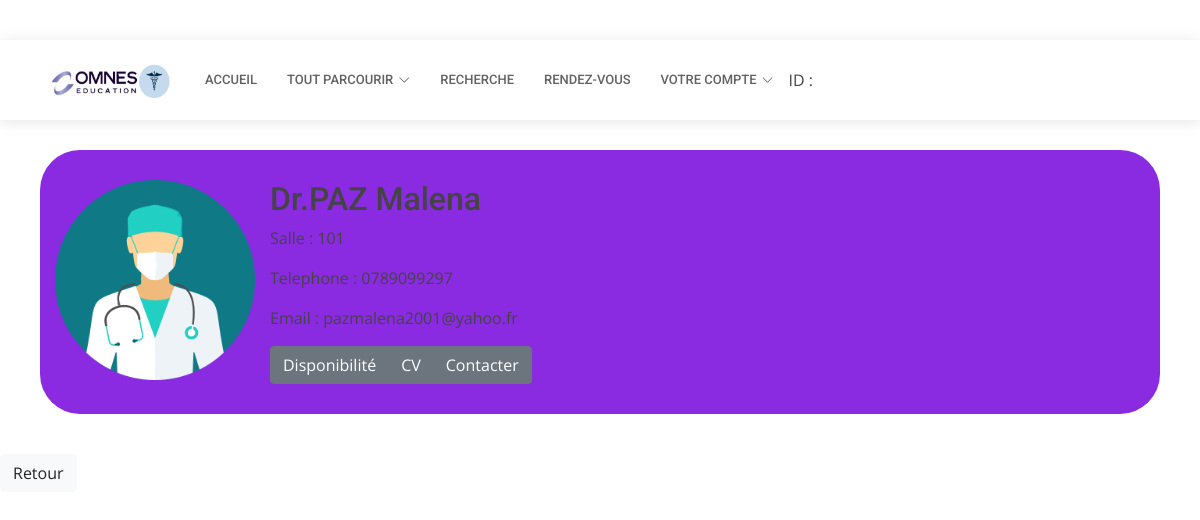
The app's page /MedecinGeneraliste.php, older data.
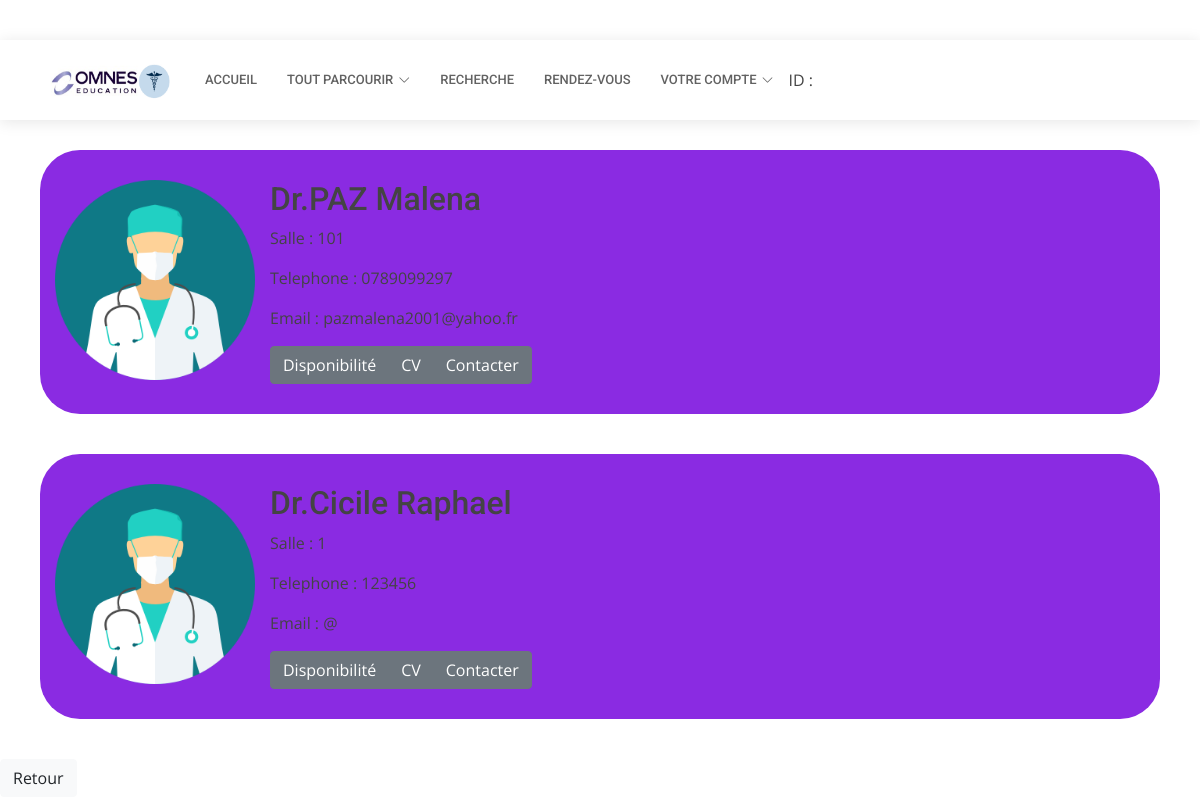
The same page, newer data.
### tables this page shows
CREATE TABLE IF NOT EXISTS `medecin` (
  `ID` int(20) NOT NULL AUTO_INCREMENT,
  `Nom` varchar(30) NOT NULL,
  `Prenom` varchar(30) NOT NULL,
  `Login` varchar(30) NOT NULL,
  `Mdp` varchar(30) NOT NULL,
  `Specialiste` tinyint(1) NOT NULL,
  `Email` varchar(50) NOT NULL,
  `Tel` varchar(30) NOT NULL,
  `Specialite` varchar(50) NOT NULL,
  `Photo` varchar(200) NOT NULL,
  `Salle` varchar(10) NOT NULL,
  PRIMARY KEY (`ID`)
);

### MedecinGeneraliste.php (the view, shortened to what this page needs)
<!doctype html>
<html lang="en">
<head>
  <link rel="stylesheet" href=https://stackpath.bootstrapcdn.com/bootstrap/4.3.1/css/bootstrap.min.css>
  <link href="MedGene.css" rel="stylesheet" type="text/css" />
  <link href="assets/vendor/fontawesome-free/css/all.min.css" rel="stylesheet">
  <link href="assets/vendor/animate.css/animate.min.css" rel="stylesheet">
  <link href="assets/vendor/aos/aos.css" rel="stylesheet">
  <link href="assets/vendor/bootstrap-icons/bootstrap-icons.css" rel="stylesheet">
  <link href="assets/vendor/boxicons/css/boxicons.min.css" rel="stylesheet">
  <link href="assets/vendor/glightbox/css/glightbox.min.css" rel="stylesheet">
  <link href="assets/vendor/swiper/swiper-bundle.min.css" rel="stylesheet">
  <link href="assets/css/style.css" rel="stylesheet">
</head>
<body>
  <header id="header" class="fixed-top">
    <div class="container d-flex align-items-center">
      <a href="index.html" class="logo me-auto"><img src="Omnes sante.png" alt="Omnes sante logo" height="280" width="130"></a>
      <nav id="navbar" class="navbar order-last order-lg-0">
        <ul>
          <li><a class="nav-link scrollto " href="accueilPat.php">Accueil</a></li>
          <li class="dropdown"><a href="#"><span>Tout parcourir</span> <i class="bi bi-chevron-down"></i></a>
          </li>
          <li><a class="nav-link scrollto" href="#services">Recherche</a></li>
          <li><a class="nav-link scrollto" href="AfficherRDV.php">Rendez-vous</a></li>
          <li class="dropdown"><a href="chat.php"><span>Votre compte</span><i class="bi bi-chevron-down"></i></a>
            </li>
            <div class="col-sm">
                <?php echo "ID : " . $idpat ?>
                        </div>
        </ul>
      </nav>
    </div>
  </header>
  <div id="SectionEnseignants">
    <?php
    $Connexion = mysqli_connect('localhost', 'root', '', 'omnes sante');
    $sql = "SELECT * FROM medecin WHERE Specialite LIKE 'Generaliste'";
    $result = mysqli_query($Connexion, $sql);
    while ($data = mysqli_fetch_assoc($result)) {
      echo '<div class="Enseignants">';
      echo ' <div class="row">';
      echo '<div class="PhotoID">';
      echo ' <a href="#"><img class="image" src="' . $data['Photo'] . '" alt="Photo profil" width ="200" height="200"/></a>';
      echo '</div>';
      echo '<div class="col-sm"> ';
      echo '<h2 href=""> Dr.' . $data['Nom'] . '   ' . $data['Prenom'] . '</h2>';
      echo '<div class="row">';
      echo '<div class="col-sm">';
      echo '<p>Salle : ' . $data['Salle'] . '</p>';
      echo '</div>';
      echo '</div>';
      echo '<div class="row">';
      echo '<div class="col-sm">';
      echo '<p>Telephone : ' . $data['Tel'] . '</p>';
      echo '</div>';
      echo '</div>';
      echo '<div class="row">';
      echo '<div class="col-sm">';
      echo '<p>Email : ' . $data['Email'] . ' </p>';
      echo '</div>';
      echo '</div>';
      echo '<div class="col-sm">';
      echo '<div class="row" >';
      echo '<div class="btn-group" role="group" aria-label="Basic example">';
      echo '<a role="button" class="btn btn-secondary" href="AfficheMed.php?nom=' . $data['Nom'] . '& prenom=' . $data['Prenom'] . '">Disponibilité</a>';
      echo '<a role="button" class="btn btn-secondary" href="">CV</a>';
      echo '<a role="button" class="btn btn-secondary" href="chat.php">Contacter</a>';
      echo '</div>';
      echo '</div></div>';
      echo '</div>';
      echo '</div>';
      echo '</div>';
    }
    ?>
  </div>
  <a role="button" class="btn btn-light" href="accueil.html">Retour</a>
</body>
</html>

Row changes from the older to the newer data that the page shows:
added medecin: Photo (picture), Nom "Cicile", Prenom "Raphael", Salle "1", Tel "123456", Email "@"
